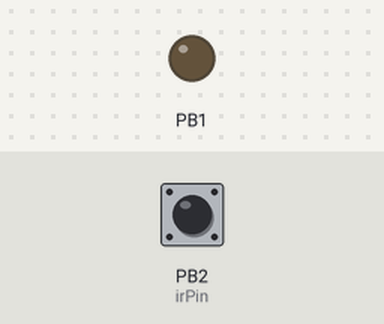
The sketch below on a simulated ATtiny85, built with avr-gcc and run on an emulated ATtiny85. Shown: output pins drawn as LEDs (lit = HIGH). The test bench sets the inputs (shaded band); at power-on: PB2 (irPin) HIGH.

Above: at 1.2 s.
1.3 s: PB2 (irPin) pulsed LOW 5 times (0.12 s each, 0.3 s apart)
At 3.3 s:
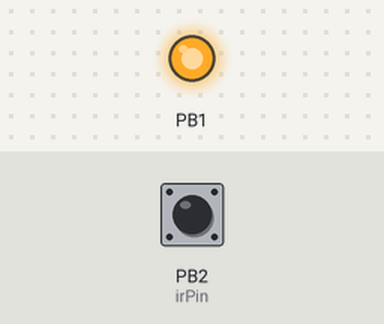
Timing chart, 0 to 4.8 s (numbered marks = the images above; inputs shaded):
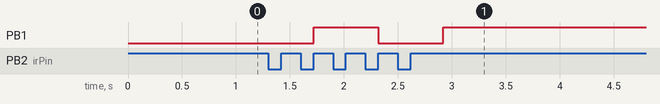

Measured:
- after the input at 1.3 s, PB1: LOW → HIGH after 0.42 s, → LOW 0.60 s later, → HIGH 0.60 s later

The sketch:

attiny85_test.ino
```cpp
    int irPin=2;
    int onoff = 0;
    void setup()
    {
      pinMode(irPin,INPUT);
      pinMode(1,OUTPUT);
    }

    void loop()
    {
      if(pulseIn(irPin,LOW))
      {
        delay(300); // the debounce time 300ms;
        if(onoff == 0)
        {
          digitalWrite(1,HIGH);
          onoff =1;
        }
        else
        {
          digitalWrite(1,LOW);
          onoff =0;
        }
      }
    }
```
